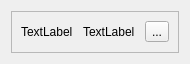
<?xml version="1.0" encoding="UTF-8"?>
<ui version="4.0">
 <class>WdgtUser</class>
 <widget class="QWidget" name="WdgtUser">
  <property name="geometry">
   <rect>
    <x>0</x>
    <y>0</y>
    <width>190</width>
    <height>64</height>
   </rect>
  </property>
  <property name="windowTitle">
   <string>User Information</string>
  </property>
  <property name="windowIcon">
   <iconset resource="resources.qrc">
    <normaloff>:/img/ic_group_24px.svg</normaloff>:/img/ic_group_24px.svg</iconset>
  </property>
  <layout class="QHBoxLayout" name="horizontalLayout">
   <item>
    <widget class="QFrame" name="frame">
     <property name="styleSheet">
      <string notr="true">border-color: rgb(123, 78, 78);</string>
     </property>
     <property name="frameShape">
      <enum>QFrame::StyledPanel</enum>
     </property>
     <property name="frameShadow">
      <enum>QFrame::Raised</enum>
     </property>
     <layout class="QVBoxLayout" name="verticalLayout">
      <item>
       <layout class="QHBoxLayout" name="horizontalLayout_2">
        <item>
         <widget class="QLabel" name="lblUserName">
          <property name="text">
           <string>TextLabel</string>
          </property>
         </widget>
        </item>
        <item>
         <widget class="QLabel" name="lblSpinner">
          <property name="text">
           <string>TextLabel</string>
          </property>
         </widget>
        </item>
        <item>
         <widget class="QToolButton" name="toolButton">
          <property name="text">
           <string>...</string>
          </property>
         </widget>
        </item>
       </layout>
      </item>
     </layout>
    </widget>
   </item>
  </layout>
 </widget>
 <resources>
  <include location="resources.qrc"/>
 </resources>
 <connections/>
</ui>
